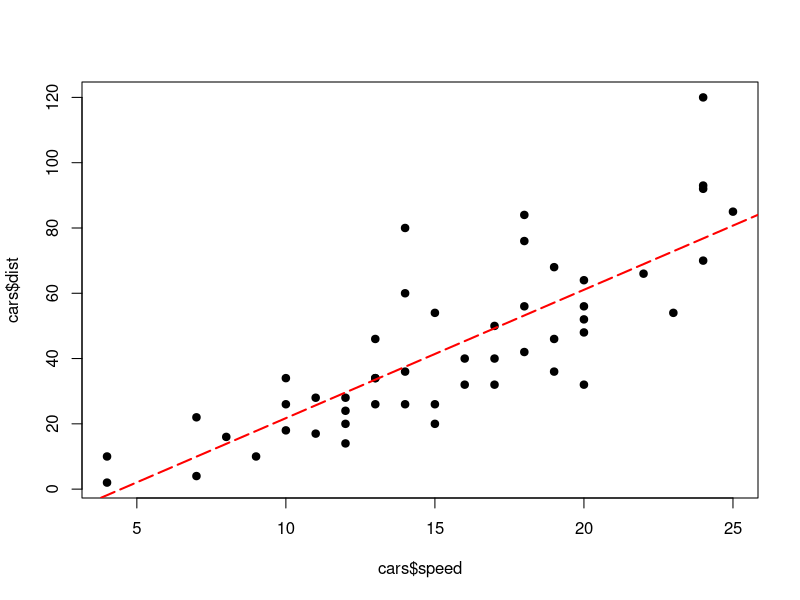

The R source for this figure:
data("cars")
head(cars)
model<-lm(cars$dist~cars$speed, data = cars)
summary(model)
model$coefficients
plot(cars$speed, cars$dist,pch = 19)
abline(coef(model), col = "red", lty = 5 , lwd = 2)
cor.test(cars$speed, cars$dist)

predict(model, newdata = data.frame(speed=20))
model$coefficients
a = 3.932409
b = -17.579095
b = model$coefficients[1]
a = model$coefficients[2]
b
a
y = a*20+b
y
x=20
y = a*x+b
y

library("MASS")
data("Cars93")
head(Cars93)
str(Cars93)
model<-lm(Price~EngineSize+RPM+Weight+Width+Length+Horsepower, data = Cars93)
summary(Cars93)
step(model, direction = "backward")
